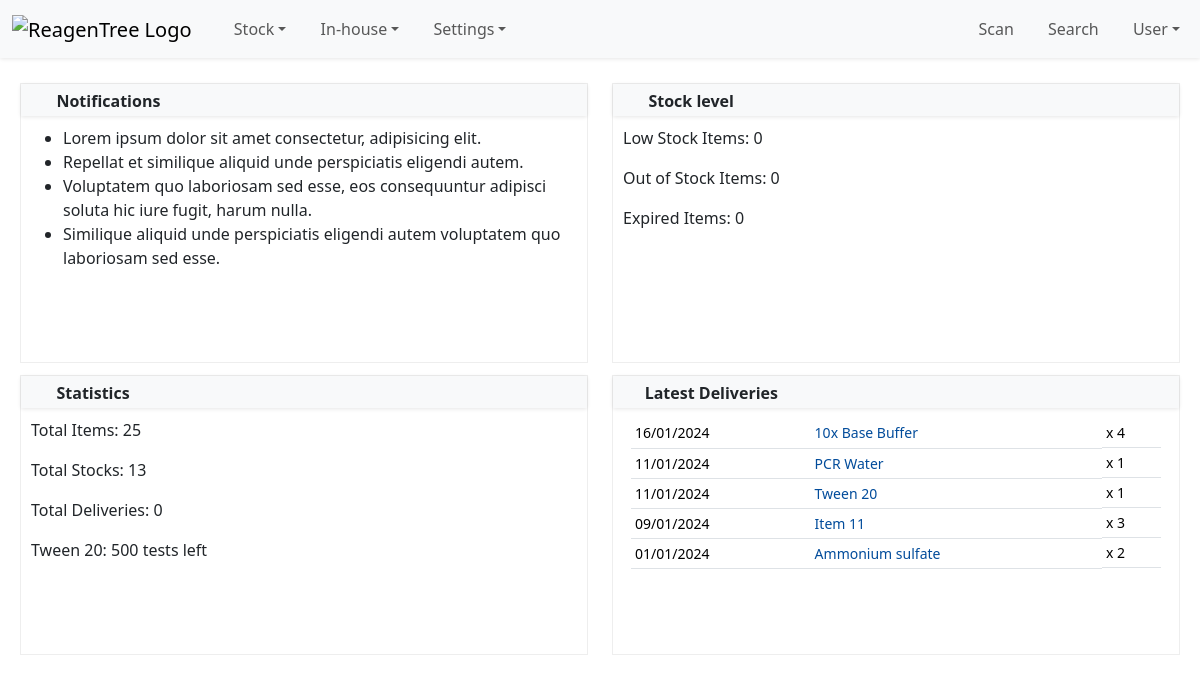
Page / (signed in) on the committed database.
### item/models/item.py (models this page shows, shortened)
class Item(TimeStampUserMixin, models.Model):
    name = models.CharField(max_length=255)
    description = models.TextField(blank=True, null=True)
    cas_number = models.CharField(max_length=20, blank=True, null=True)
    product_id = models.CharField(max_length=100)
    category = models.ForeignKey(
        "category.Category", on_delete=models.SET_NULL, null=True, blank=True, related_name="items"
    )
    quantity = models.DecimalField(max_digits=10, decimal_places=1, null=True, blank=True)
    quantity_unit = models.ForeignKey("item.Unit", on_delete=models.SET_NULL, null=True)
    manufacturer = models.ForeignKey(
        "company.Company", related_name="manufactured_items", on_delete=models.SET_NULL, null=True, blank=True
    )
    supplier = models.ForeignKey(
        "company.Company", related_name="supplied_items", on_delete=models.SET_NULL, null=True, blank=True
    )
    @property
    def remaining_stock(self):
        remaining_stock = 0
        for stock in self.stocks.all():
            remaining_stock += stock.remaining_stock
        return remaining_stock
    class Meta:
        ordering = ["name"]
        unique_together = ["name", "product_id"]

### item/models/stock.py (models this page shows, shortened)
class Stock(TimeStampUserMixin, models.Model):
    CONDITION_CHOICES = [(0, "Unknown"), (1, "Good"), (2, "Unacceptable"), (3, "Requires Attention")]
    item = models.ForeignKey("item.Item", on_delete=models.CASCADE, related_name="stocks", null=True, blank=True)
    inhouse_reagent = models.ForeignKey(
        "item.InhouseReagent", on_delete=models.CASCADE, related_name="stocks", null=True, blank=True
    )
    delivery_date = models.DateField(blank=True, null=True)
    condition = models.PositiveSmallIntegerField(choices=CONDITION_CHOICES, default=0)
    lot_number = models.CharField(max_length=50)
    expiry_date = models.DateField()
    comments = models.TextField(blank=True, null=True)
    @property
    def source(self):
        return self.item or self.inhouse_reagent
    @property
    def remaining_stock(self):
        remaining_stock = 0
        for entry in self.entries.all():
            remaining_stock += entry.remaining_quantity
        return remaining_stock
    class Meta:
        verbose_name = "Stock"
        verbose_name_plural = "Stocks"
        ordering = ["-delivery_date", "item", "inhouse_reagent", "lot_number"]

class StockEntry(models.Model):
    stock = models.ForeignKey("item.Stock", on_delete=models.CASCADE, related_name="entries")
    remaining_quantity = models.DecimalField(max_digits=10, decimal_places=1)
    remaining_unit = models.ForeignKey("item.Unit", on_delete=models.SET_NULL, null=True, blank=True)
    location = models.ForeignKey(
        "location.Location", on_delete=models.CASCADE, related_name="stock_entries", blank=True, null=True
    )
    ordinal_number = models.PositiveIntegerField(default=1)
    in_use_date = models.DateField(blank=True, null=True)
    comments = models.TextField(blank=True, null=True)
    last_updated = models.DateTimeField(auto_now=True)
    last_updated_by = models.ForeignKey(USER, on_delete=models.SET_NULL, null=True, related_name="updated_stock_units")
    class Meta:
        unique_together = ("stock", "ordinal_number")
        verbose_name = "Stock Entry"
        verbose_name_plural = "Stock Entries"
        ordering = ["ordinal_number"]

### item/models/inhouse.py (models this page shows, shortened)
class InhouseReagent(TimeStampUserMixin, models.Model):
    name = models.CharField(max_length=255)
    description = models.TextField(blank=True, null=True)
    product_id = models.CharField(max_length=100)
    lot_number = models.CharField(max_length=50)
    components = models.ManyToManyField("item.Stock", through="item.ReagentComponent", related_name="inhouse_reagents")
    class Meta:
        unique_together = ["product_id", "lot_number"]

### core/views/homepage.py (the view)
# urls.py: path("", index, name="index"),
@login_required
def index(request):
    items = Item.objects.all()
    stocks = Stock.objects.all()
    return render(request, "index.html", {"items": items, "stocks": stocks})

### templates/index.html (shortened to what this page needs)
{% extends "base.html" %}
{% block content %}
  <div class="container-fluid">
    <div class="row">
      <div class="col-lg-6">{% include "homepage/notifications.html" %}</div>
      <div class="col-lg-6">{% include "homepage/stock_levels.html" %}</div>
      <div class="col-lg-6">{% include "homepage/statistics.html" %}</div>
      <div class="col-lg-6">{% include "homepage/deliveries.html" %}</div>
    </div>
  </div>
{% endblock content %}

### templates/homepage/statistics.html
<div class="panel panel-frontpage">
  <div class="panel-heading">
    <div class="d-flex align-items-center pe-2">
      <i class="bi bi-clipboard2-data pe-2 text-info"></i> <b>Statistics</b>
    </div>
  </div>
  <div class="panel-content">
    <p>Total Items: {{ items|length }}</p>
    <p>Total Stocks: {{ stocks|length }}</p>
    <p>Total Deliveries: {{ deliveries|length }}</p>
    <p>{{ items.last.name }}: {{ items.last.remaining_stock|floatformat }} tests left</p>
  </div>
</div>

### templates/homepage/deliveries.html
<div class="panel panel-frontpage">
  <div class="panel-heading">
    <div class="d-flex justify-content-between pe-2">
      <span><i class="bi bi-cart-fill delivery-text-color"></i> <b>Latest Deliveries</b></span>
      <span class="float-end">
        <a href="{% url 'stock_list' %}"
           title="List of all stocks"
           data-bs-toggle="tooltip">
          <i class="bi bi-box-arrow-up-right"></i>
        </a>
      </span>
    </div>
  </div>
  <div class="panel-content">
    <div class="px-2 small">
      <table class="table table-sm table-hover">
        <tbody>
          {% for stock in stocks|slice:5 %}
            <tr>
              <td>{{ stock.delivery_date|date:'d/m/Y' }}</td>
              <td><a href="{% url 'stock_detail' stock.pk %}">{{ stock.source.name }}</a></td>
              <td class="d-none d-lg-block">x {{ stock.entries.count }}</td>
            </tr>
          {% endfor %}
        </tbody>
      </table>
    </div>
  </div>
</div>

### static/css/reagentree-1.0.css (style rules this page uses)
:root { --rt-light-shadow: 0 1px 4px rgba(0, 0, 0, 0.1); --rt-category: #ffc400; --rt-company: #0078d4; --rt-delivery: #4830d1; --rt-validation: #1ba756; --rt-location: #66dcc5; --rt-setting: #2a4a5a; --rt-search: #17a2b8; --rt-user: #4e4083; --rt-fushsia: #915c83; --rt-green20: #498205; --rt-item: #503191; --rt-stock: #ff9000; --rt-inhouse: #dd5030; --rt-inhousestock: #008080; }
a { text-decoration: none; color: #024c9b; }
.panel { margin-bottom: 0.75rem; background-color: #fff; border: 1px solid #eee; }
.panel-heading { padding: 3px; padding-top: 5px; padding-left: 15px; color: var(--bs-body-color); background-color: var(--bs-light); box-shadow: var(--rt-light-shadow); }
.panel-content { padding: 10px; }
.delivery-text-color { color: var(--rt-delivery); }

### templates/index.html (style rules this page uses)
.panel-frontpage { min-height: 280px; }

### rows in the picture
Item: last.name "Tween 20", last.remaining_stock "500"
Stock: delivery_date "16/01/2024", source.name "10x Base Buffer", entries.count "4"
Stock: delivery_date "11/01/2024", source.name "PCR Water", entries.count "1"
Stock: delivery_date "11/01/2024", source.name "Tween 20", entries.count "1"
Stock: delivery_date "09/01/2024", source.name "Item 11", entries.count "3"
Stock: delivery_date "01/01/2024", source.name "Ammonium sulfate", entries.count "2"

### other values in the picture
{{ low_stocks|length }} "0"
{{ out_of_stocks|length }} "0"
{{ expired_items|length }} "0"
{{ items|length }} "25"
{{ stocks|length }} "13"
{{ deliveries|length }} "0"
